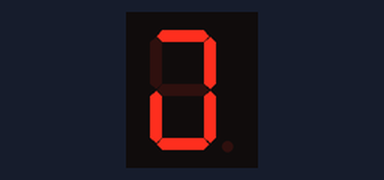
Simulated run of this sketch. Board: Arduino Uno, built with avr-gcc and run on an emulated ATmega328P. Shown: 1-digit seven-segment display. Wiring (inferred from the names in the program): 1-digit 7-segment display, segments lit when LOW: segments pin 13, pin 12, pin 11, pin 10, pin 9, pin 8, pin 7, pin 6. The segment pins are drawn as the display they are named for.

Above: at 0.1 s.
At 2.1 s:
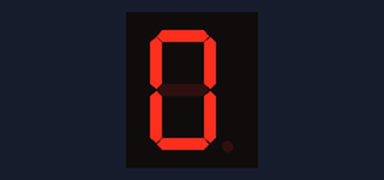
At 4.1 s:
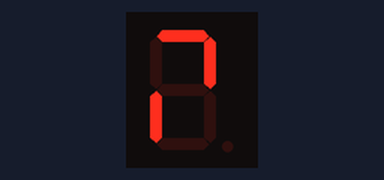
At 6.1 s:
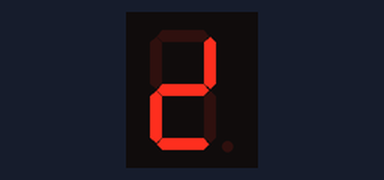
At 8.1 s:
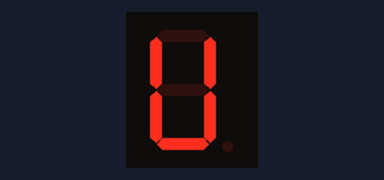

The sketch:

PARTH7_SEGMENT.ino
```cpp
int a = 13, b = 12, c = 11, d = 10, e = 9, f = 8, g = 7, h = 6;
void setup() {
  // put your setup code here, to run once:
  pinMode(a, OUTPUT);
  pinMode(b, OUTPUT);
  pinMode(c, OUTPUT);
  pinMode(d, OUTPUT);
  pinMode(e, OUTPUT);
  pinMode(f, OUTPUT);
  pinMode(g, OUTPUT);
  pinMode(h, OUTPUT);
  Serial.begin(9600);
}

void loop() {
  // put your main code here, to run repeatedly:
  //////////////// P
  digitalWrite(a, 0);
  digitalWrite(b, 0);
  digitalWrite(c, 0);
  digitalWrite(d, 0);
  digitalWrite(e, 0);
  digitalWrite(f, 1);
  digitalWrite(g, 1);
  digitalWrite(h, 1);
  delay(2000);


  //////////////// A
  digitalWrite(a, 0);
  digitalWrite(b, 0);
  digitalWrite(c, 0);
  digitalWrite(d, 0);
  digitalWrite(e, 0);
  digitalWrite(f, 0);
  digitalWrite(g, 1);
  digitalWrite(h, 1);
  delay(2000);


  //////////////// R
  digitalWrite(a, 0);
  digitalWrite(b, 0);
  digitalWrite(c, 1);
  digitalWrite(d, 1);
  digitalWrite(e, 0);
  digitalWrite(f, 1);
  digitalWrite(g, 1);
  digitalWrite(h, 1);
  delay(2000);


  //////////////// T
  digitalWrite(a, 1);
  digitalWrite(b, 0);
  digitalWrite(c, 1);
  digitalWrite(d, 0);
  digitalWrite(e, 0);
  digitalWrite(f, 1);
  digitalWrite(g, 0);
  digitalWrite(h, 1);
  delay(2000);


  //////////////// H
  digitalWrite(a, 1);
  digitalWrite(b, 0);
  digitalWrite(c, 0);
  digitalWrite(d, 0);
  digitalWrite(e, 0);
  digitalWrite(f, 0);
  digitalWrite(g, 1);
  digitalWrite(h, 1);
  delay(2000);

}
```

Measured:
- by itself, everything shown: repeats every 10.0 s, in 5 steps
- what the display in image 1 shows lasts 2.0 s, from 2.0 s to 4.0 s
